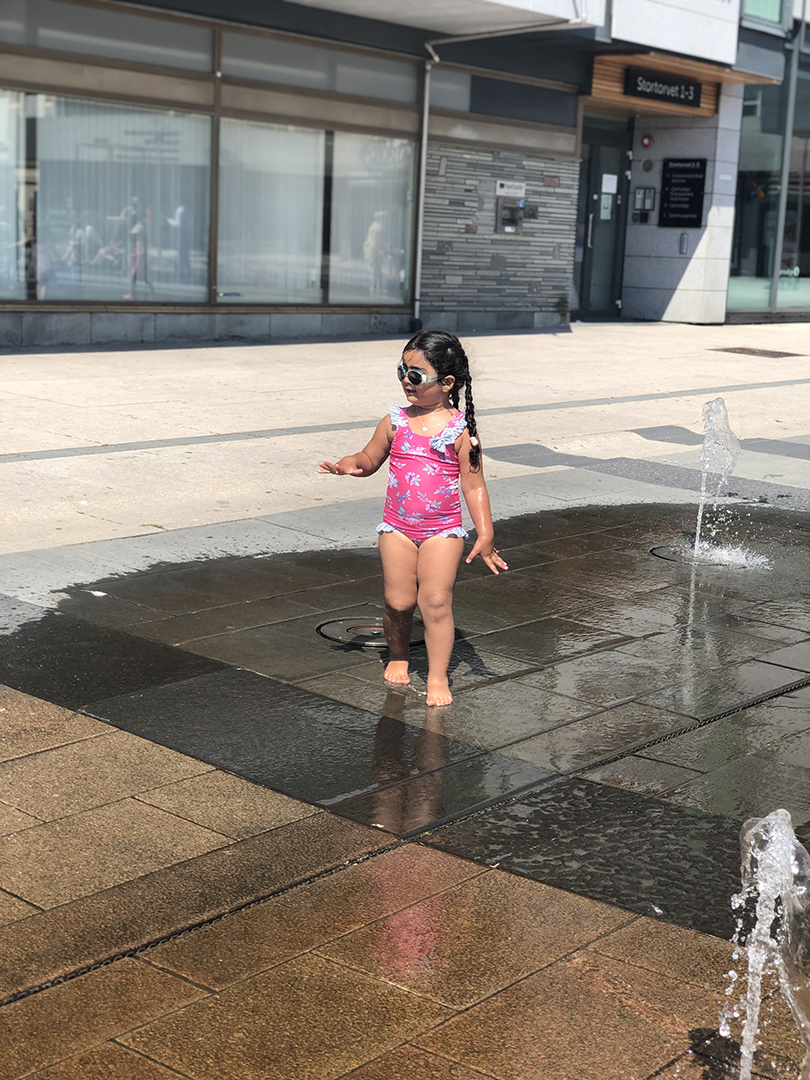
#> input picture images/lisa.png, 810 x 1080 px
$ python remove-cv.py
#> lines starting #> are read from the running program, lines starting #| are printed output that depends on the picture; after the words box and inside, x2 and y2 are one past the last pixel; in counts of white or black regions, pixels touching at a corner belong together
# Remove image background using opencv
import cv2
import numpy as np
import os

image_path = '../images/lisa.png'
img = cv2.imread(image_path)
#> img is the input picture: shape (1080, 810, 3); mean B, G, R 112, 121.1, 130.1
# convert to gray
gray = cv2.cvtColor(img, cv2.COLOR_BGR2GRAY)
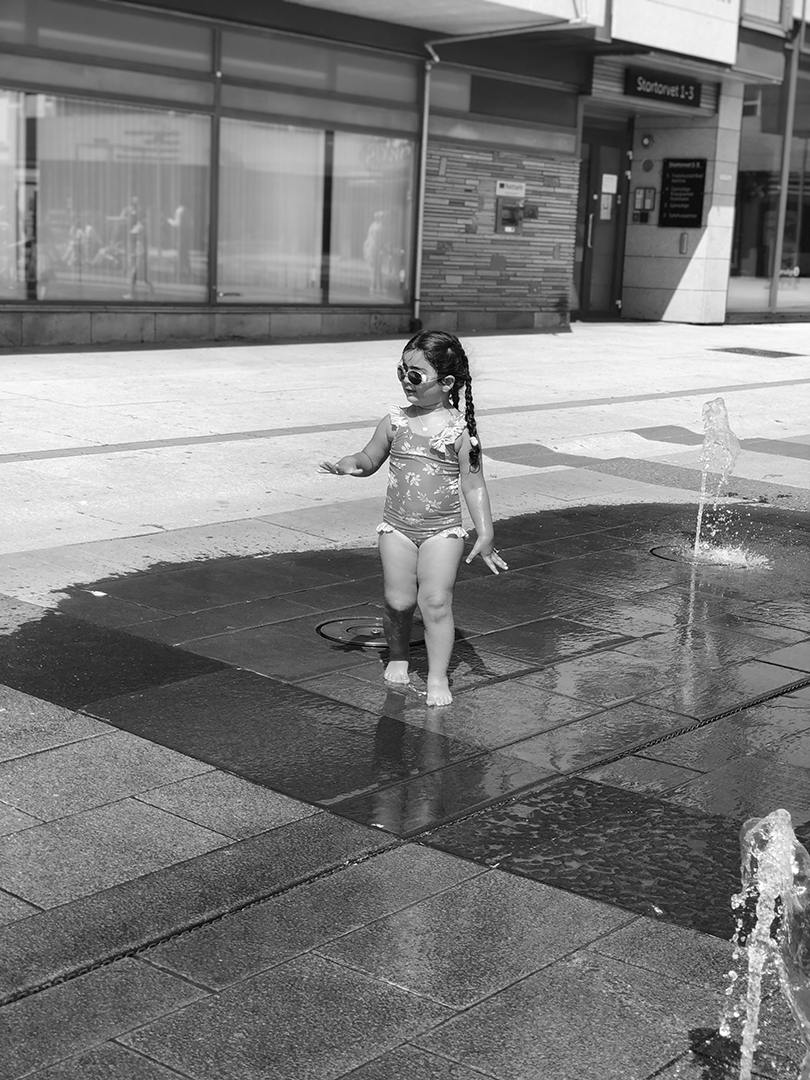
#> gray: shape (1080, 810); min 0, max 255, mean 122.8
# threshold input image as mask
mask = cv2.threshold(gray, 250, 255, cv2.THRESH_BINARY)[1]
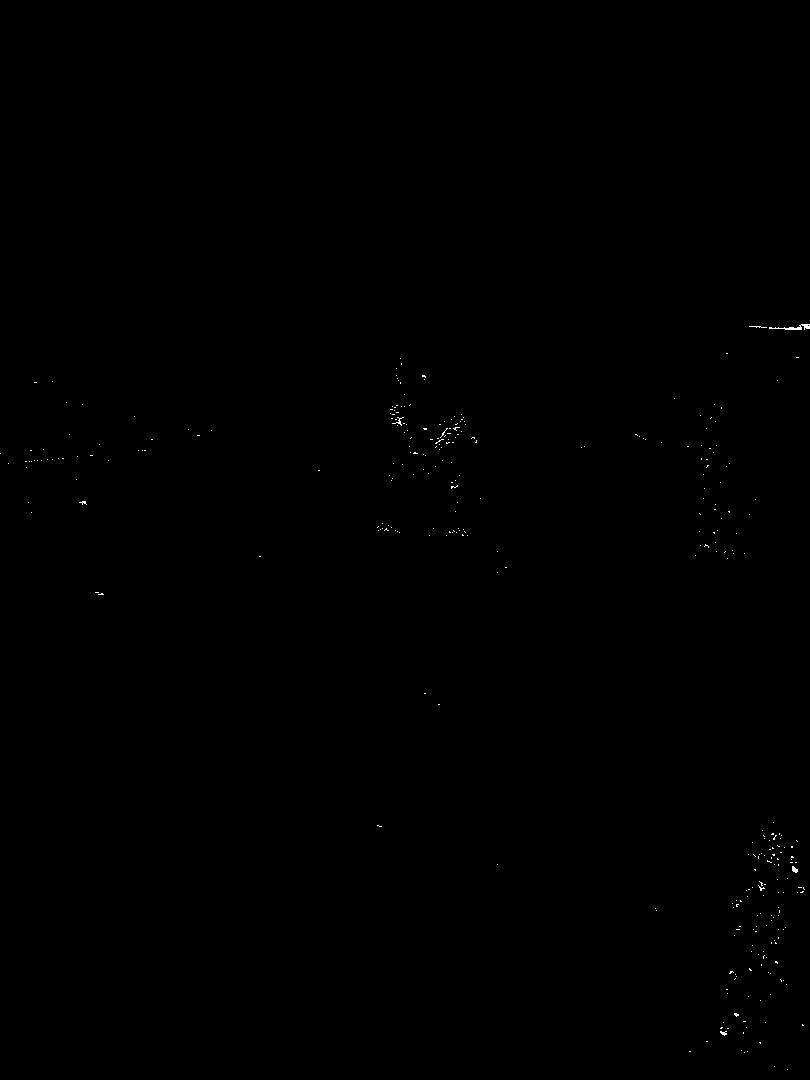
#> mask: shape (1080, 810); 0.1% white in thin lines or dots, all inside (x1, y1, x2, y2) = (0, 324, 810, 1070)
# negate mask
mask = 255 - mask

# Apply morphology to remove isolated extraneous noise
# Use borderconstant of black since foreground touches the edges
kernel = np.ones((3,3), np.uint8)
mask = cv2.morphologyEx(mask, cv2.MORPH_OPEN, kernel)
mask = cv2.morphologyEx(mask, cv2.MORPH_CLOSE, kernel)
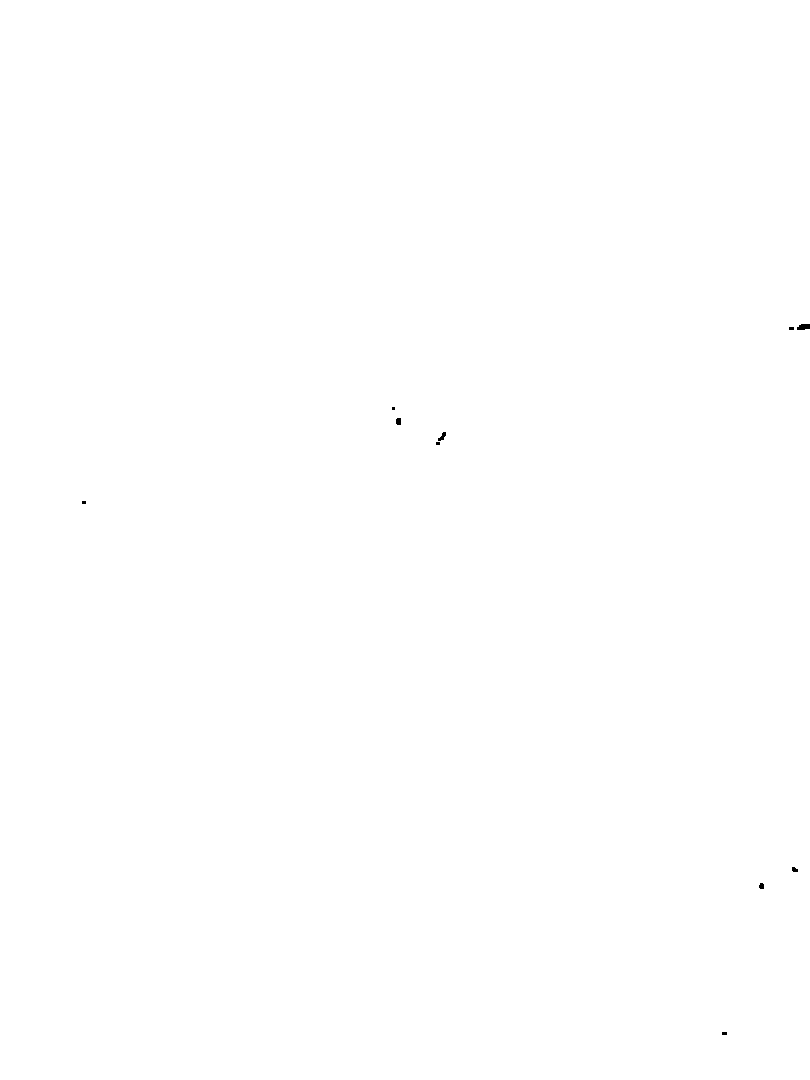
#> mask: shape (1080, 810); 100% white; 10 black regions (5 under 20 px), largest, box (x1, y1, x2, y2) and area: (797, 324, 810, 330) 65, (438, 432, 446, 441) 38, (396, 418, 401, 425) 33, (759, 883, 764, 889) 26, (792, 867, 798, 872) 24
# anti-alias the mask -- blur then stretch
# blur alpha channel
mask = cv2.GaussianBlur(mask, (0,0), sigmaX=2, sigmaY=2, borderType = cv2.BORDER_DEFAULT)
# linear stretch so that 127.5 goes to 0, but 255 stays 255
mask = (2*(mask.astype(np.float32))-255.0).clip(0,255).astype(np.uint8)
# put mask into alpha channel
result = img.copy()
result = cv2.cvtColor(result, cv2.COLOR_BGR2BGRA)
result[:, :, 3] = mask
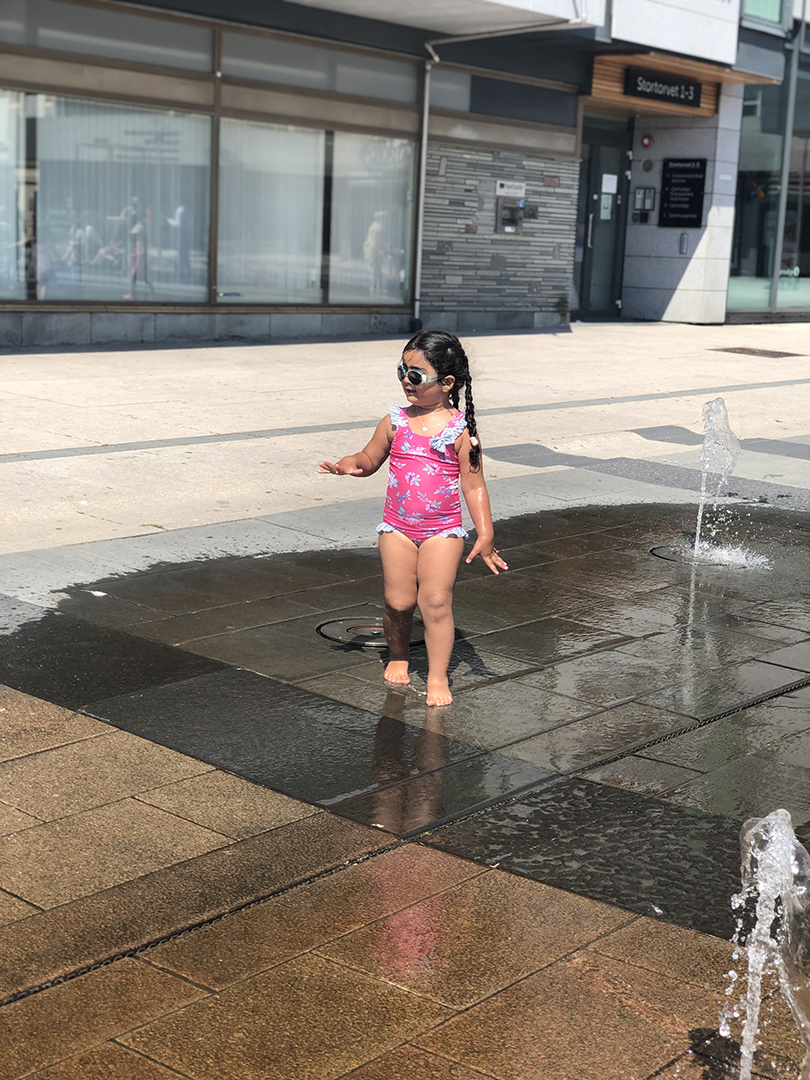
#> result: shape (1080, 810, 4); mean B, G, R, A 112, 121.1, 130.1, 254.9
# display result, nore that it won't show transparency
cv2.imshow("INPUT", img)
cv2.imshow("GRAY", gray)
cv2.imshow("MASK", mask)
cv2.imshow("RESULT", result)
cv2.waitKey(0)

# You can also save resulting masked image
# cv2.imwrite(image_path + '/' + image_name + '.png', result)
# print('Result saved:', image)
# cv2.destroyAllWindows()
print('Done 🥳')
